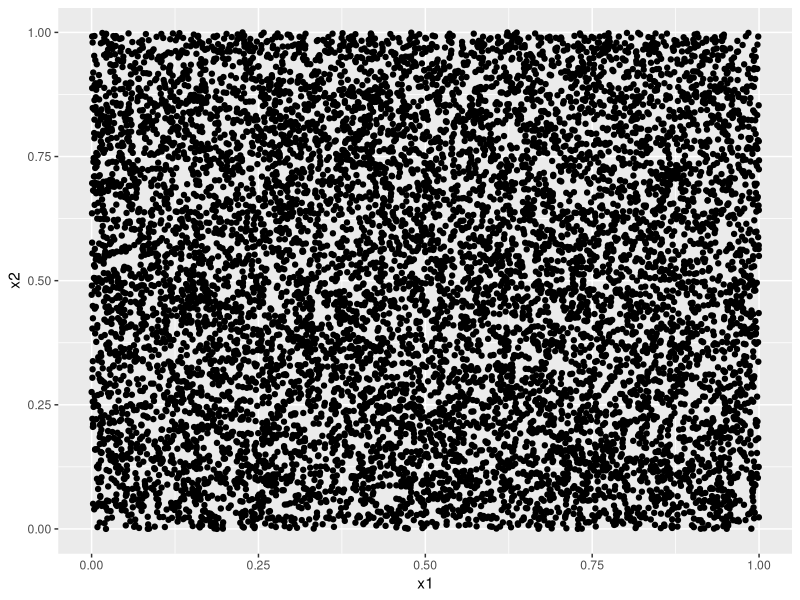
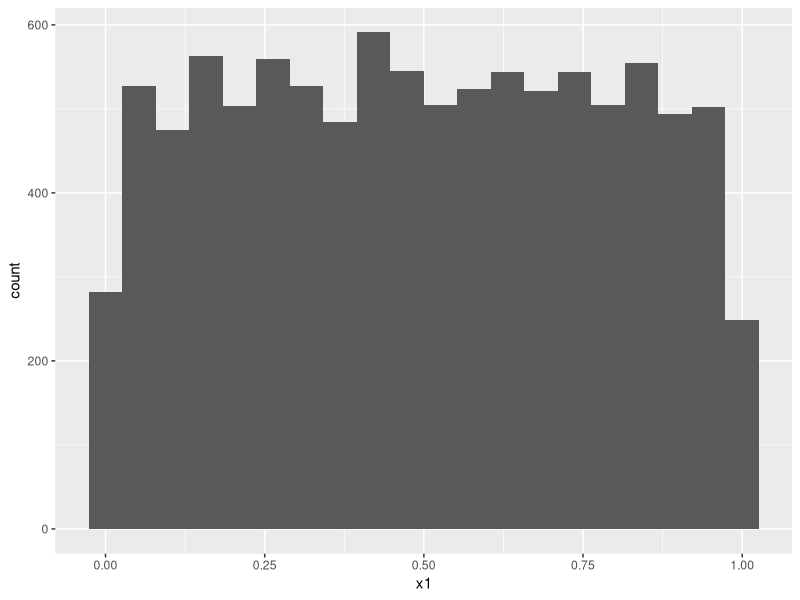
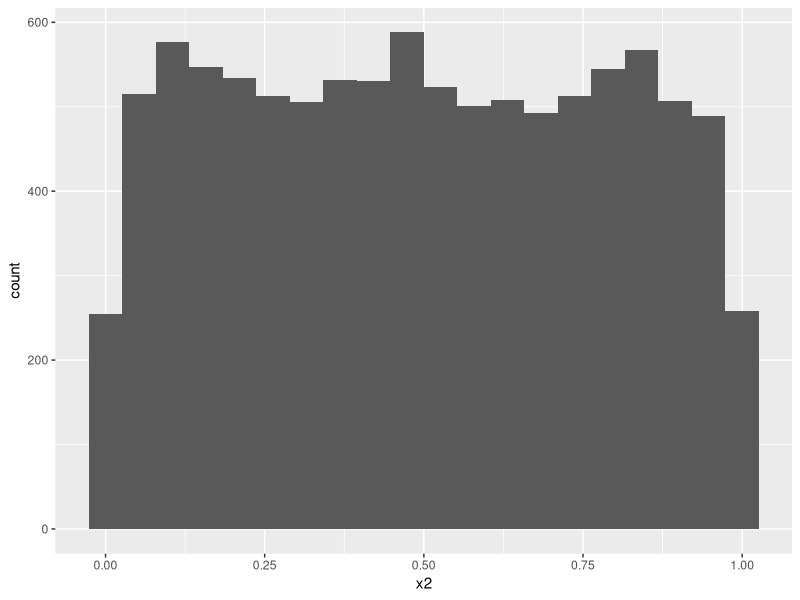
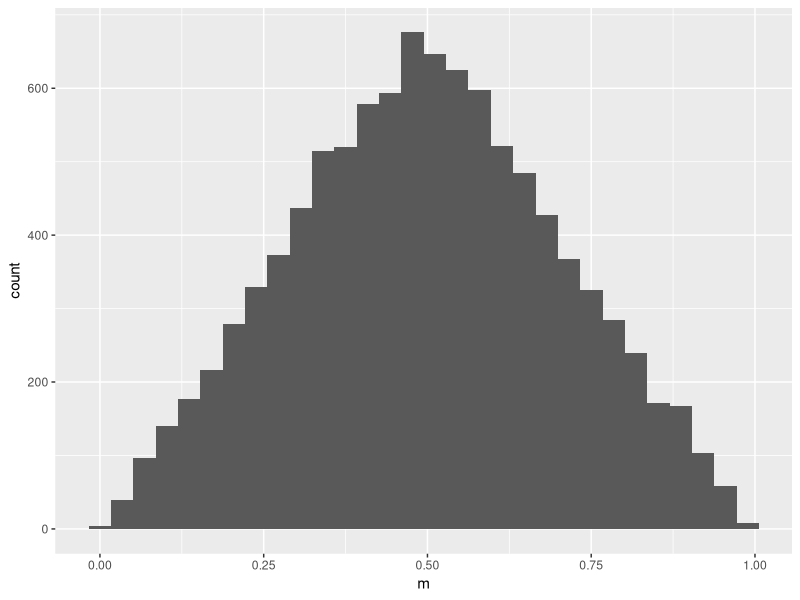
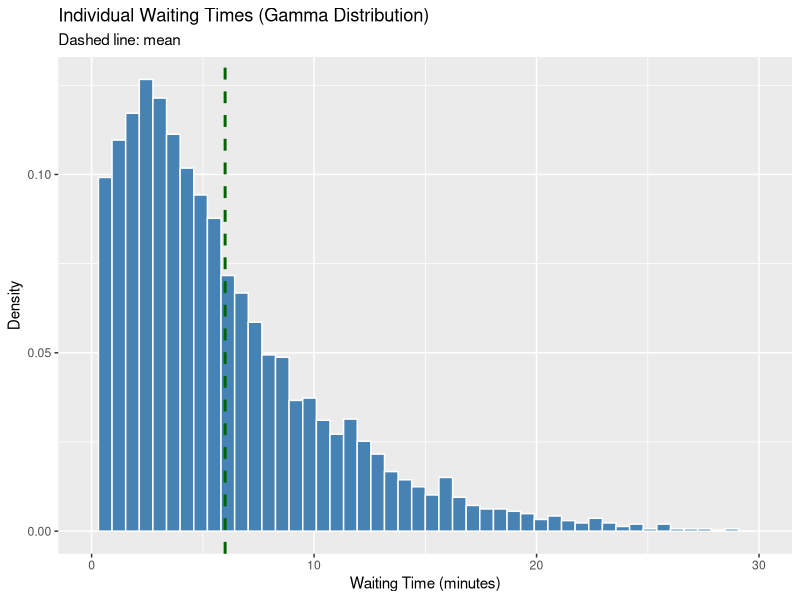
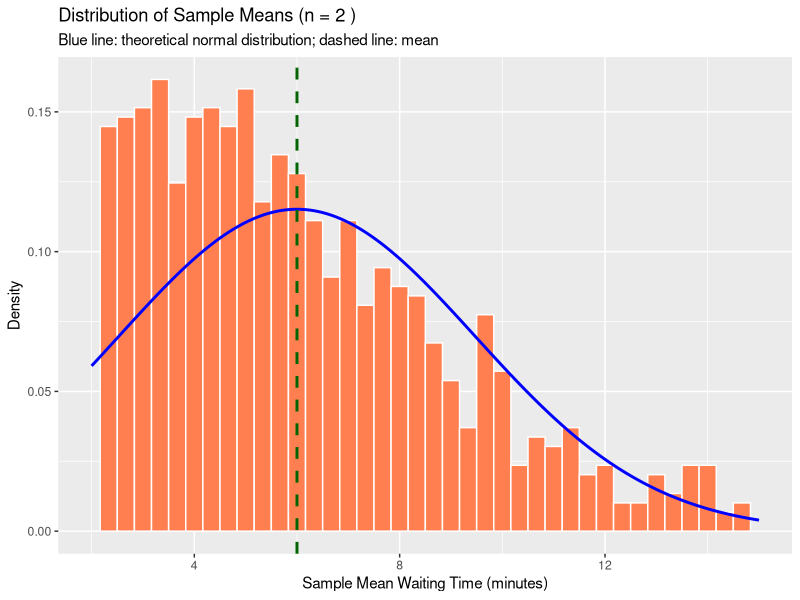
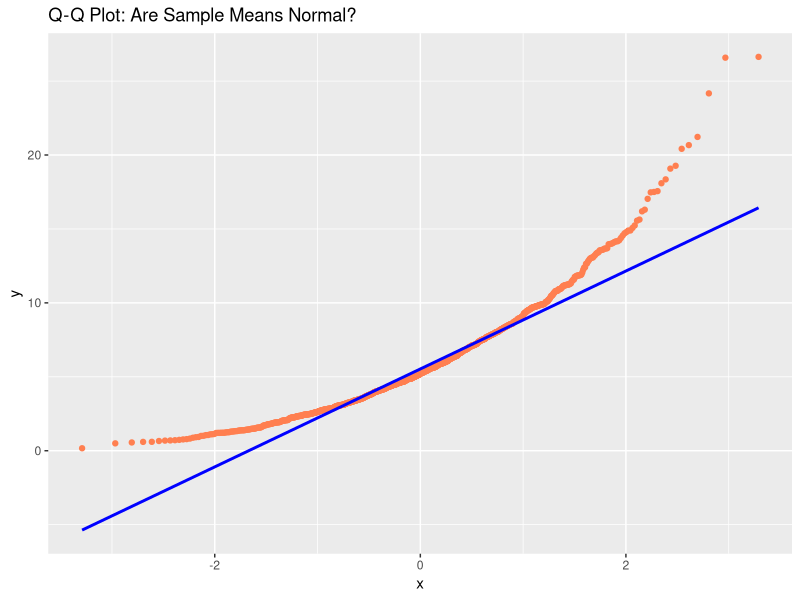
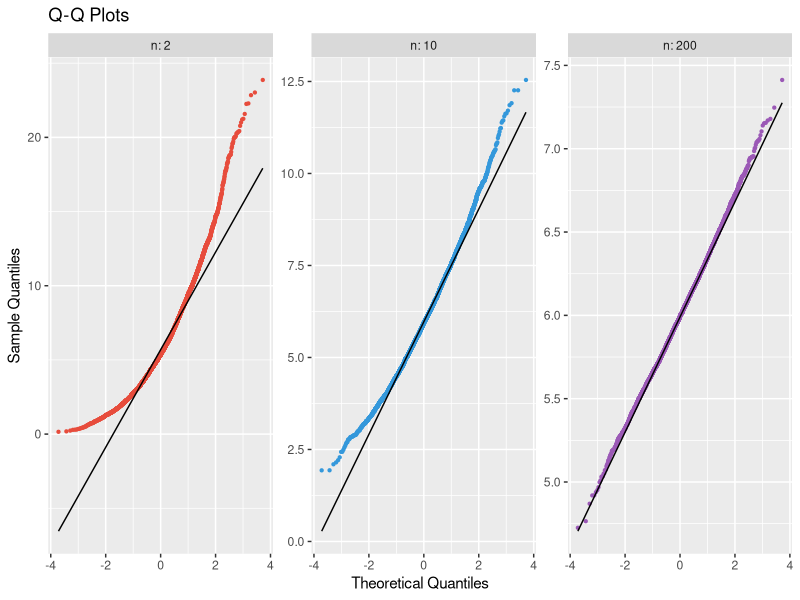

R code for these plots, in order:
## ---- chunk 1
knitr::opts_chunk$set(echo = TRUE, warning = FALSE, message = FALSE, fig.width = 10, fig.height = 6)
library(dplyr)
library(ggplot2)
set.seed(123)
## ---- chunk 2
## Sample 10000 values for 2 variables according to a uniform distribution

x1 <- runif(10000)
x2 <- runif(10000)
## ---- chunk 3
ggplot(data.frame(x1, x2), aes(x = x1, y = x2)) +
  geom_point()
## ---- chunk 4
ggplot(data.frame(x1), aes(x = x1)) +
  geom_histogram(bins = 20)
ggplot(data.frame(x2), aes(x = x2)) +
  geom_histogram(bins = 20)
    
## ---- chunk 5
ggplot(data.frame(m = 0.5 * (x1 + x2)), aes(x = m)) +
  geom_histogram(bins = 30)
## ---- chunk 6
# Parameters of the Gamma distribution - NOT important to know or understand
            ########### THE CODE HERE IS NOT IMPORTANT ###########
shape_param <- 1.5
scale_param <- 4

# Theoretical values
mu <- shape_param * scale_param
sigma <- sqrt(shape_param * scale_param^2)

# Generate sample data to visualize possible waiting time
individual_times <- rgamma(5000, shape = shape_param, scale = scale_param)

# Plot
times.table <- data.frame(time = individual_times)

ggplot(times.table, aes(x = time, y = after_stat(density))) +
  geom_histogram(bins = 50, fill = "steelblue", color = "white") +
  geom_vline(xintercept = mu, color = "darkgreen", linetype = "dashed", linewidth = 1) +
  xlim(0, 30) +
  labs(title = "Individual Waiting Times (Gamma Distribution)",
       subtitle = "Dashed line: mean",
       x = "Waiting Time (minutes)", y = "Density")
## ---- chunk 7
# ============================================
# This is the number of customers over which the owner computes the average.
# CHANGE THIS VALUE TO EXPERIMENT!
number_clients <- 2  # Try: 2, 5, 10, 30, 50, 200
# ============================================

num_days <- 1000 # Number of days in which the survey is conducted

# Simulate sample means
sample_means <- replicate(num_days, {
  sample_data <- rgamma(number_clients, shape = shape_param, scale = scale_param) # random simulation
  mean(sample_data)
})

# Theoretical parameters for sampling distribution
theoretical_mean <- mu
theoretical_se <- sigma / sqrt(number_clients)
## ---- chunk 8
# Panel 1: Histogram with normal overlay
x_vals <- seq(2, 15, length.out = 500)
means.table <- data.frame(sample_means)
normal.table <- data.frame(x = x_vals,
                           density = dnorm(x_vals, mean = theoretical_mean, sd = theoretical_se))

ggplot(means.table, aes(x = sample_means)) +
  geom_histogram(aes(y = after_stat(density)), bins = 40, fill = "coral", color = "white") +
  geom_line(data = normal.table, aes(x = x, y = density), color = "blue", linewidth = 1) +
  geom_vline(xintercept = theoretical_mean, color = "darkgreen", linetype = "dashed", linewidth = 1) +
  xlim(2, 15) +
  labs(title = paste("Distribution of Sample Means (n =", number_clients, ")"),
       subtitle = "Blue line: theoretical normal distribution; dashed line: mean",
       x = "Sample Mean Waiting Time (minutes)", y = "Density")

# Panel 2: Q-Q plot
ggplot(means.table, aes(sample = sample_means)) +
  geom_qq(color = "coral") +
  geom_qq_line(color = "blue", linewidth = 1) +
  labs(title = "Q-Q Plot: Are Sample Means Normal?")
## ---- chunk 9
# Generate sample means for n = 2, 10, 200
qqplot_sizes <- c(2, 10, 200)

qqplot_means_list <- list()

for (i in seq_along(qqplot_sizes)) {
  n <- qqplot_sizes[i]
  qqplot_means_list[[i]] <- replicate(5000, 
                                      mean(rgamma(n, shape = shape_param, scale = scale_param)))
}

# Put all sample means into one data frame: 'n' says which sample size they come from
qq.table <- data.frame(sample_mean = unlist(qqplot_means_list),
                       n = factor(rep(qqplot_sizes, each = 5000)))

ggplot(qq.table, aes(sample = sample_mean, color = n)) +
  geom_qq(size = 0.8) +
  geom_qq_line(color = "black") +
  scale_color_manual(values = c("#e74c3c", "#3498db", "#9b59b6")) +
  facet_wrap(~ n, scales = "free", labeller = label_both) +
  labs(title = "Q-Q Plots", x = "Theoretical Quantiles", y = "Sample Quantiles") +
  theme(legend.position = "none")
## ---- chunk 10
# Range of sample sizes to explore
sample_sizes <- seq(2, 200, by = 2)

# Simulate SE for each sample size
simulated_se <- sapply(sample_sizes, function(n) {
  sample_means_n <- replicate(1000, {
    mean(rgamma(n, shape = shape_param, scale = scale_param))
  })
  sd(sample_means_n)
})

# Theoretical SE
theoretical_se_values <- sigma / sqrt(sample_sizes)

# Plot
se.table <- data.frame(sample_sizes, simulated_se, theoretical_se_values)

ggplot(se.table, aes(x = sample_sizes)) +
  geom_point(aes(y = simulated_se), color = "coral", size = 2) +
  geom_line(aes(y = theoretical_se_values), color = "blue", linewidth = 1.2) +
  ylim(0, max(simulated_se) * 1.1) +
  labs(title = "Standard Error vs. Sample Size",
       subtitle = "Points: simulated SE; blue line: theoretical SE = sigma / sqrt(n)",
       x = "Sample Size (n)", y = "Standard Error (SE)")
## ---- chunk 11
x1 <- runif(10000)
x2 <- 1-x1
## ---- chunk 12
     ########### THE CODE HERE IS NOT IMPORTANT ###########
# True parameter (unknown to the coffee shop manager in practice)
lambda <- 50

# Display Poisson distribution
x_vals <- 25:75
probs <- dpois(x_vals, lambda = lambda)

poisson.table <- data.frame(x = x_vals, probs = probs)

ggplot(poisson.table, aes(x = x, y = probs)) +
  geom_col(fill = "blue") +
  labs(title = "Distribution of Customer Arrivals (Poisson, λ = 50)",
       x = "Number of Customers per 10-minute Window",
       y = "Probability")

## ---- chunk 13
# Simulate 5 observations 100 times
lambda = 50
n = 5
X = lapply(1:100,function(i) {rpois(n,lambda = lambda)})
## ---- chunk 14
# we compute the sample means
Xm = sapply(X,mean)
# and the sample standard deviations
Xsd = sapply(X,sd) 
## ---- chunk 15
df = n-1
tc = qt(c(0.975),df) # this is the critical value for the t-distribution for df = N-1 degrees of freedom and 95% CI

Xl = Xm-tc*Xsd/sqrt(n) # upper bound of the 95% CI
Xh = Xm+tc*Xsd/sqrt(n) # lower bound of the 95% CI
## ---- chunk 16
# put the means and the bounds of the CIs into a data frame
ci.table <- data.frame(day = 1:100, Xm, Xl, Xh)

## TRUE/FALSE if the real expectation value lambda is inside the interval
ci.table <- mutate(ci.table, inside = Xl < lambda & Xh > lambda)

## plot the mean values and the confidence interval
ggplot(ci.table, aes(x = day, y = Xm, ymin = Xl, ymax = Xh, color = inside)) +
  geom_linerange(linewidth = 1) +
  geom_point(color = "black") +
  geom_hline(yintercept = lambda, linetype = "dotted") +
  scale_color_manual(values = c("TRUE" = "blue", "FALSE" = "red")) +
  ylim(20, 80) +
  labs(title = paste("Mean values and confidence intervals, N =", n), x = "", y = "")
